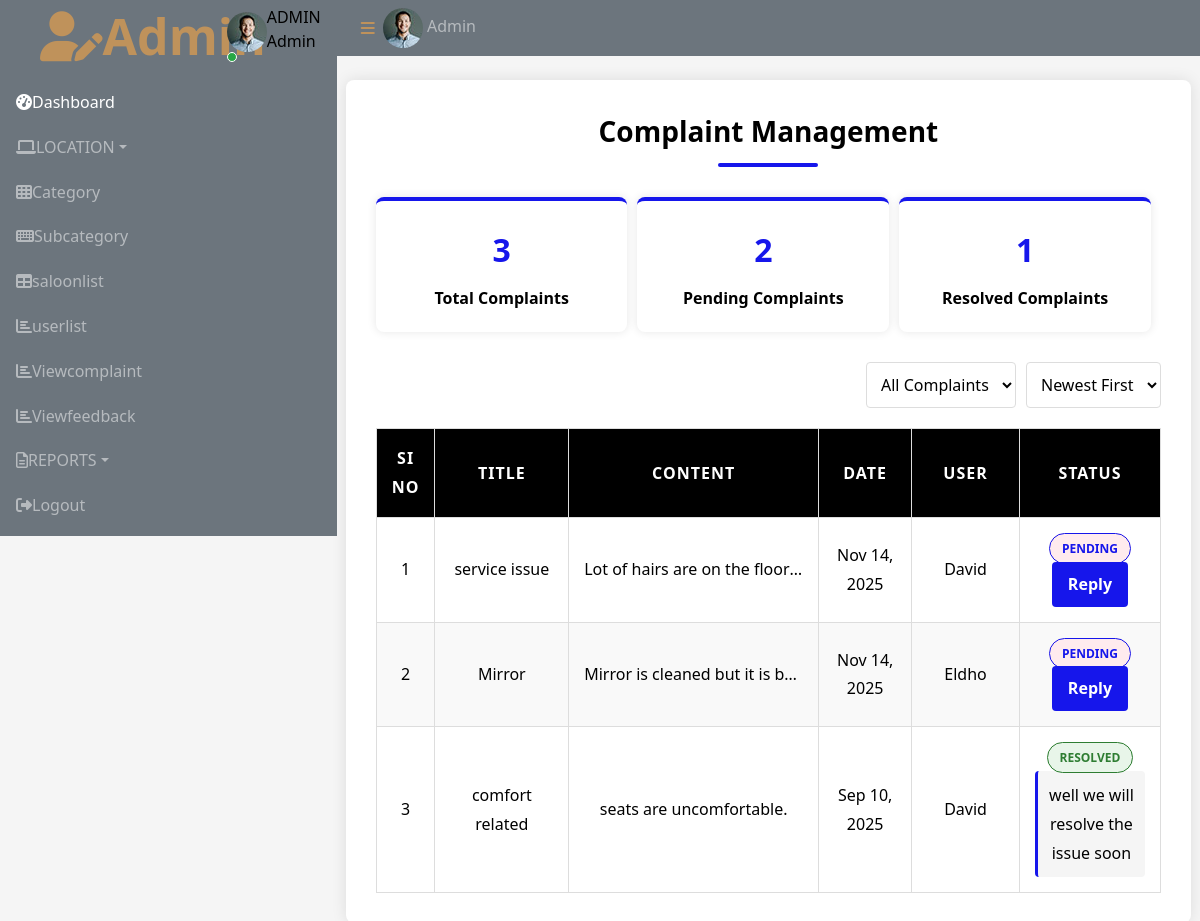
Page /Admin/Viewcomplaint.php (signed in) on the committed database.
### tables this page shows
CREATE TABLE `tbl_complaint` (
  `complaint_id` int(11) NOT NULL,
  `complaint_title` varchar(40) NOT NULL,
  `complaint_content` varchar(200) NOT NULL,
  `complaint_reply` varchar(90) NOT NULL,
  `complaint_date` date NOT NULL,
  `complaint_status` int(11) NOT NULL DEFAULT 0,
  `user_id` int(11) NOT NULL
);

CREATE TABLE `tbl_user` (
  `user_id` int(11) NOT NULL,
  `user_name` varchar(15) NOT NULL,
  `user_email` varchar(30) NOT NULL,
  `user_contact` varchar(30) NOT NULL,
  `user_password` varchar(30) NOT NULL,
  `user_photo` varchar(100) NOT NULL,
  `user_status` int(11) NOT NULL DEFAULT 0,
  `place_id` int(11) NOT NULL
);

### Admin/Viewcomplaint.php (the view, shortened to what this page needs)
<?php
include("../Assets/Connection/Connection.php");
include('Header.php');
?>
<!DOCTYPE html PUBLIC "-//W3C//DTD XHTML 1.0 Transitional//EN" "http://www.w3.org/TR/xhtml1/DTD/xhtml1-transitional.dtd">
<html xmlns="http://www.w3.org/1999/xhtml">
<head>
<link rel="stylesheet" href="https://cdnjs.cloudflare.com/ajax/libs/font-awesome/6.4.0/css/all.min.css">
</head>
<body>
<div class="container">
    <h1 class="page-title">Complaint Management</h1>
    <?php
    $totalQuery = "SELECT COUNT(*) as total FROM tbl_complaint";
    $pendingQuery = "SELECT COUNT(*) as pending FROM tbl_complaint WHERE complaint_status = 0";
    $resolvedQuery = "SELECT COUNT(*) as resolved FROM tbl_complaint WHERE complaint_status = 1";
    $totalResult = $con->query($totalQuery);
    $pendingResult = $con->query($pendingQuery);
    $resolvedResult = $con->query($resolvedQuery);
    $total = $totalResult->fetch_assoc()['total'];
    $pending = $pendingResult->fetch_assoc()['pending'];
    $resolved = $resolvedResult->fetch_assoc()['resolved'];
    ?>
    <div class="stats-container">
        <div class="stat-card">
            <div class="stat-number"><?php echo $total; ?></div>
            <div class="stat-label">Total Complaints</div>
        </div>
        <div class="stat-card">
            <div class="stat-number"><?php echo $pending; ?></div>
            <div class="stat-label">Pending Complaints</div>
        </div>
        <div class="stat-card">
            <div class="stat-number"><?php echo $resolved; ?></div>
            <div class="stat-label">Resolved Complaints</div>
        </div>
    </div>
    <div class="filter-container">
        <select class="filter-select" id="statusFilter" onchange="filterComplaints()">
            <option value="all">All Complaints</option>
        </select>
        <select class="filter-select" id="sortFilter" onchange="sortComplaints()">
            <option value="newest">Newest First</option>
        </select>
    </div>
    <div class="table-container">
        <table class="complaint-table" id="complaintTable">
            <thead>
                <tr>
                    <th width="50">SI NO</th>
                    <th width="150">TITLE</th>
                    <th width="250">CONTENT</th>
                    <th width="100">DATE</th>
                    <th width="120">USER</th>
                    <th width="150">STATUS</th>
                </tr>
            </thead>
            <tbody>
                <?php
                $i = 0;
                $sel = "SELECT * FROM tbl_complaint c INNER JOIN tbl_user u ON c.user_id = u.user_id ORDER BY c.complaint_date DESC";
                $row = $con->query($sel);
                if($row && $row->num_rows > 0) {
                    while($data = $row->fetch_assoc())
                    {
                        $i++;
                ?>
                <tr>
                    <td><?php echo $i; ?></td>
                    <td><?php echo htmlspecialchars($data["complaint_title"]); ?></td>
                    <td class="content-cell" title="<?php echo htmlspecialchars($data["complaint_content"]); ?>">
                        <?php echo htmlspecialchars($data["complaint_content"]); ?>
                    </td>
                    <td><?php echo date('M j, Y', strtotime($data["complaint_date"])); ?></td>
                    <td><?php echo htmlspecialchars($data["user_name"]); ?></td>
                    <td>
                        <?php
                        if($data['complaint_status'] == 1) {
                            echo '<span class="status-badge status-resolved">Resolved</span><br>';
                            echo '<div class="reply-text">' . htmlspecialchars($data['complaint_reply']) . '</div>';
                        } else {
                            echo '<span class="status-badge status-pending">Pending</span><br>';
                            echo '<a href="Reply.php?cid=' . $data['complaint_id'] . '" class="reply-btn">Reply</a>';
                        }
                        ?>
                    </td>
                </tr>
                <?php
                    }
                } else {
                ?>
                <tr>
                    <td colspan="6" class="no-data">No complaints found.</td>
                </tr>
                <?php } ?>
            </tbody>
        </table>
    </div>
</div>
</body>
</html>
<?php
include('Footer.php');
?>

### Admin/Header.php (shortened to what this page needs)
<?php
include("../Assets/Connection/Connection.php");
$select="select * from tbl_admin where admin_id='".$_SESSION['aid']."'";
$res=$con->query($select);
$data=$res->fetch_assoc();
?>
 <!DOCTYPE html>
<html lang="en">
<head>
    <link href="https://cdnjs.cloudflare.com/ajax/libs/font-awesome/5.10.0/css/all.min.css" rel="stylesheet">
    <link href="https://cdn.jsdelivr.net/npm/bootstrap-icons@1.4.1/font/bootstrap-icons.css" rel="stylesheet">
    <link href="../Assets/Templates/Admin/lib/owlcarousel/assets/owl.carousel.min.css" rel="stylesheet">
    <link href="../Assets/Templates/Admin/lib/tempusdominus/css/tempusdominus-bootstrap-4.min.css" rel="stylesheet" />
    <link href="../Assets/Templates/Admin/css/bootstrap.min.css" rel="stylesheet">
    <link href="../Assets/Templates/Admin/css/style.css" rel="stylesheet">
</head>
<body>
    <div class="container-fluid position-relative d-flex p-0">
        <div class="sidebar pe-4 pb-3">
            <nav class="navbar bg-secondary navbar-dark">
                <a href="index.html" class="navbar-brand mx-4 mb-3">
                    <span a href="Adminhome.php" class="text-primary"><i class="fa fa-user-edit me-2"></i>Admin</span>
                </a>
                <div class="d-flex align-items-center ms-4 mb-4">
                    <div class="position-relative">
                        <img class="rounded-circle" src="../Assets/Templates/Admin/img/user.jpg" alt="" style="width: 40px; height: 40px;">
                        <div class="bg-success rounded-circle border border-2 border-white position-absolute end-0 bottom-0 p-1"></div>
                    </div>
                    <div class="ms-3">
                        <h6 class="mb-0">ADMIN</h6>
                        <span>Admin</span>
                    </div>
                </div>
                <div class="navbar-nav w-100">
                    <a href="Adminhome.php" class="nav-item nav-link active"><i class="fa fa-tachometer-alt me-2"></i>Dashboard</a>
                    <div class="nav-item dropdown">
                        <a href="#" class="nav-link dropdown-toggle" data-bs-toggle="dropdown"><i class="fa fa-laptop me-2"></i>LOCATION</a>
                    </div>
                    <a href="Category.php" class="nav-item nav-link"><i class="fa fa-th me-2"></i>Category</a>
                    <a href="Subcategory.php" class="nav-item nav-link"><i class="fa fa-keyboard me-2"></i>Subcategory</a>
                    <a href="saloonlist.php" class="nav-item nav-link"><i class="fa fa-table me-2"></i>saloonlist</a>
                    <a href="userlist.php" class="nav-item nav-link"><i class="fa fa-chart-bar me-2"></i>userlist</a>
                    <a href="Viewcomplaint.php" class="nav-item nav-link"><i class="fa fa-chart-bar me-2"></i>Viewcomplaint</a>
                    <a href="Viewfeedback.php" class="nav-item nav-link"><i class="fa fa-chart-bar me-2"></i>Viewfeedback</a>
                    <div class="nav-item dropdown">
                        <a href="#" class="nav-link dropdown-toggle" data-bs-toggle="dropdown"><i class="far fa-file-alt me-2"></i>REPORTS</a>
                    </div>
                    <a href="../Logout.php" class="nav-item nav-link"><i class="fa fa-sign-out-alt me-2"></i>Logout</a>
                </div>
            </nav>
        </div>
        <div class="content">
            <nav class="navbar navbar-expand bg-secondary navbar-dark sticky-top px-4 py-0">
                <a href="#" class="sidebar-toggler flex-shrink-0">
                    <i class="fa fa-bars"></i>
                </a>
                <div class="navbar-nav align-items-center ms-auto">
                    <div class="nav-item dropdown">
                        <a href="#" class="nav-link " data-bs-toggle="dropdown">
                            <img class="rounded-circle me-lg-2" src="../Assets/Templates/Admin/img/user.jpg" alt="" style="width: 40px; height: 40px;">
                            <span class="d-none d-lg-inline-flex"><?php echo $data['admin_name']; ?></span>
                        </a>
                    </div>
                </div>
            </nav>
            <div class="container-fluid pt-4 px-4">
                <div class="row g-4">

### Admin/Viewcomplaint.php (style rules this page uses)
* { margin: 0; padding: 0; box-sizing: border-box; font-family: 'Segoe UI', Tahoma, Geneva, Verdana, sans-serif; }
body { background-color: #f5f5f5; color: #000; }
.container { max-width: 1200px; margin: 0 auto; background: white; border-radius: 8px; box-shadow: 0 0 15px rgba(0,0,0,0.1); padding: 30px; overflow: hidden; }
.page-title { text-align: center; margin-bottom: 30px; color: #000; font-size: 28px; position: relative; padding-bottom: 15px; font-weight: bold; }
.page-title:after { content: ''; position: absolute; bottom: 0; left: 50%; transform: translateX(-50%); width: 100px; height: 4px; background: #1616eb; border-radius: 2px; }
.stats-container { display: flex; justify-content: space-between; margin-bottom: 20px; flex-wrap: wrap; }
.stat-card { background: white; border-radius: 8px; padding: 20px; box-shadow: 0 0 10px rgba(0,0,0,0.1); text-align: center; flex: 1; min-width: 200px; margin: 0 10px 10px 0; border-top: 4px solid #1616eb; }
.stat-number { font-size: 2rem; font-weight: bold; color: #1616eb; margin-bottom: 5px; }
.stat-label { color: #000; font-weight: 600; }
.filter-container { display: flex; justify-content: flex-end; margin-bottom: 20px; gap: 10px; }
.filter-select { padding: 10px; border: 1px solid #ddd; border-radius: 4px; background: white; color: #000; }
.table-container { overflow-x: auto; margin-top: 20px; }
.complaint-table { width: 100%; border-collapse: collapse; background: #fff; box-shadow: 0 0 10px rgba(0,0,0,0.05); }
.complaint-table th, .complaint-table td { padding: 15px; text-align: center; border: 1px solid #ddd; }
.complaint-table th { background-color: #000; color: white; font-weight: 600; text-transform: uppercase; letter-spacing: 1px; position: sticky; top: 0; }
.complaint-table tr:nth-child(even) { background-color: #f9f9f9; }
.status-badge { padding: 6px 12px; border-radius: 20px; font-size: 12px; font-weight: 600; text-transform: uppercase; }
.status-pending { background: #ffebee; color: #1616eb; border: 1px solid #1616eb; }
.status-resolved { background: #e8f5e9; color: #2e7d32; border: 1px solid #2e7d32; }
.reply-btn { padding: 8px 16px; background: #1616eb; color: white; text-decoration: none; border-radius: 4px; font-weight: 600; transition: all 0.3s; display: inline-block; }
.reply-text { background: #f5f5f5; padding: 10px; border-radius: 4px; border-left: 3px solid #1616eb; color: #000; font-weight: 500; }
.content-cell { max-width: 250px; overflow: hidden; text-overflow: ellipsis; white-space: nowrap; cursor: pointer; }

### rows in the picture
tbl_complaint: complaint_title "service issue", complaint_content "Lot of hairs are on the floor…", complaint_date "Nov 14, 2025", user.user_name "David"
tbl_complaint: complaint_title "Mirror", complaint_content "Mirror is cleaned but it is br…", complaint_date "Nov 14, 2025", user.user_name "Eldho"
tbl_complaint: complaint_title "comfort related", complaint_content "seats are uncomfortable.", complaint_date "Sep 10, 2025", user.user_name "David", complaint_reply "well we will resolve the issue soon"

### other values in the picture
$data['admin_name'] "Admin"
$total "3"
$pending "2"
$resolved "1"
